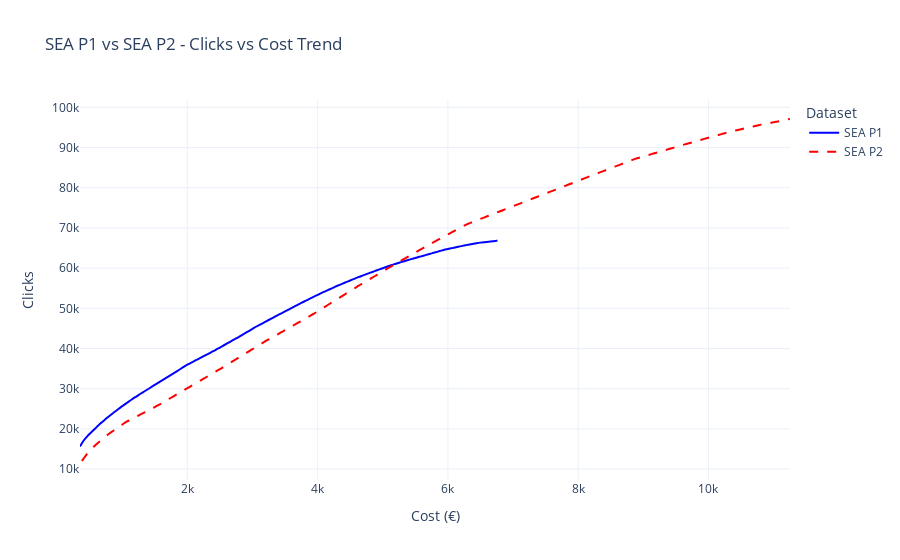
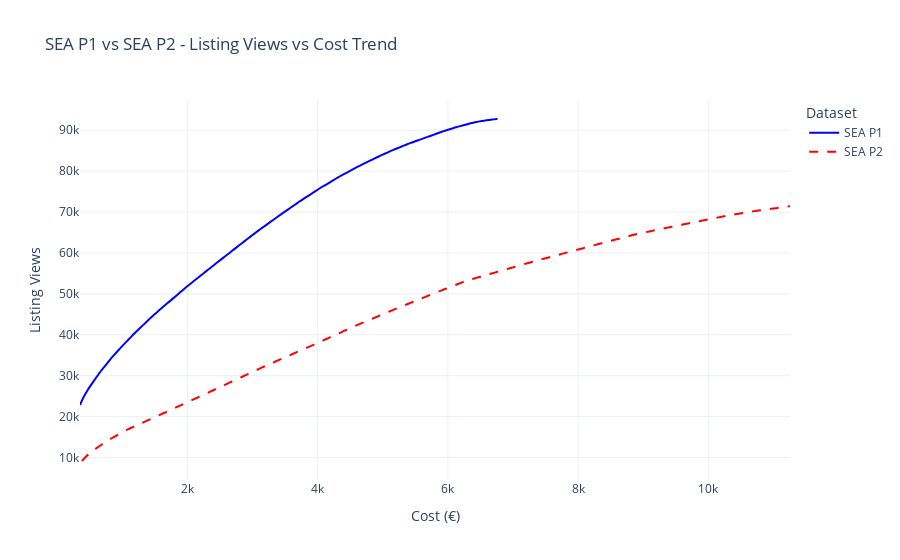
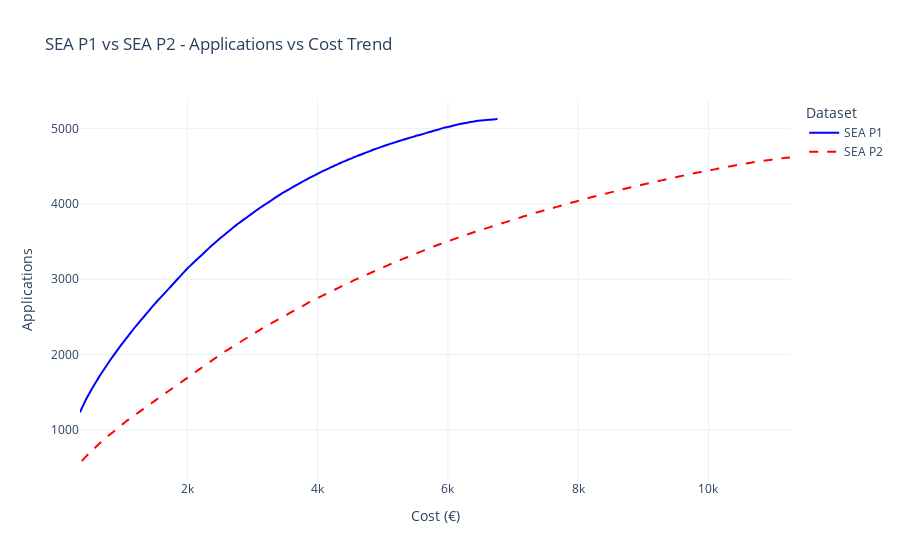
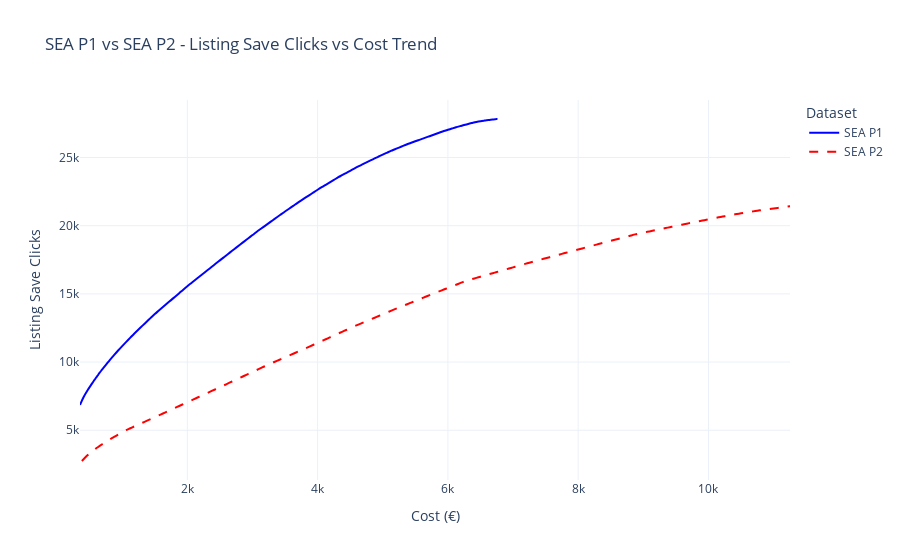

Notebook code for these charts, in order:
### Code cell
def compare_sea_p1_p2_trend(df1, df2, title_prefix):
    for col in df1.columns:
        if col != 'Cost':  # Exclude Cost from being plotted against itself
            fig = go.Figure()
            # Plot SEA P1 as a smooth trend line
            fig.add_trace(go.Scatter(
                x=df1['Cost'],
                y=df1[col],
                mode='lines',  # Use only lines for a clean trend line look
                name='SEA P1',
                line=dict(color='blue', shape='spline', width=2)
            ))
            # Plot SEA P2 as a smooth trend line
            fig.add_trace(go.Scatter(
                x=df2['Cost'],
                y=df2[col],
                mode='lines',  # Use only lines for a clean trend line look
                name='SEA P2',
                line=dict(color='red', dash='dash', shape='spline', width=2)
            ))
            
            # Update layout for an aesthetic, interactive presentation
            fig.update_layout(
                title=f"{title_prefix} - {col} vs Cost Trend",
                xaxis_title="Cost (€)",
                yaxis_title=col,
                template="plotly_white",
                legend_title="Dataset",
                hovermode="x unified"
            )
            fig.show()

# Example usage:
compare_sea_p1_p2_trend(df_seap1, df_seap2, "SEA P1 vs SEA P2")

### Figure 1 — Plotly figure (JSON) as saved in the notebook; plotly's stock layout.template omitted (floating-point values rounded to 4 significant figures; data arrays with more than 128 entries replaced by an {"elided": "..."} marker saying what was removed)
{"data": [{"line": {"color": "blue", "shape": "spline", "width": 2}, "mode": "lines", "name": "SEA P1", "type": "scatter", "x": {"elided": "260 int values"}, "y": {"elided": "260 int values"}}, {"line": {"color": "red", "dash": "dash", "shape": "spline", "width": 2}, "mode": "lines", "name": "SEA P2", "type": "scatter", "x": {"elided": "260 int values"}, "y": {"elided": "260 int values"}}], "layout": {"autosize": true, "hovermode": "x unified", "legend": {"title": {"text": "Dataset"}}, "title": {"text": "SEA P1 vs SEA P2 - Clicks vs Cost Trend"}, "xaxis": {"autorange": true, "range": [352, 11252], "title": {"text": "Cost (€)"}, "type": "linear"}, "yaxis": {"autorange": true, "range": [7286.0, 101800.0], "title": {"text": "Clicks"}, "type": "linear"}}}

### Figure 2 — Plotly figure (JSON) as saved in the notebook; plotly's stock layout.template omitted (floating-point values rounded to 4 significant figures; data arrays with more than 128 entries replaced by an {"elided": "..."} marker saying what was removed)
{"data": [{"line": {"color": "blue", "shape": "spline", "width": 2}, "mode": "lines", "name": "SEA P1", "type": "scatter", "x": {"elided": "260 int values"}, "y": {"elided": "260 int values"}}, {"line": {"color": "red", "dash": "dash", "shape": "spline", "width": 2}, "mode": "lines", "name": "SEA P2", "type": "scatter", "x": {"elided": "260 int values"}, "y": {"elided": "260 int values"}}], "layout": {"autosize": true, "hovermode": "x unified", "legend": {"title": {"text": "Dataset"}}, "title": {"text": "SEA P1 vs SEA P2 - Listing Views vs Cost Trend"}, "xaxis": {"autorange": true, "range": [352, 11252], "title": {"text": "Cost (€)"}, "type": "linear"}, "yaxis": {"autorange": true, "range": [4502.0, 97390.0], "title": {"text": "Listing Views"}, "type": "linear"}}}

### Figure 3 — Plotly figure (JSON) as saved in the notebook; plotly's stock layout.template omitted (floating-point values rounded to 4 significant figures; data arrays with more than 128 entries replaced by an {"elided": "..."} marker saying what was removed)
{"data": [{"line": {"color": "blue", "shape": "spline", "width": 2}, "mode": "lines", "name": "SEA P1", "type": "scatter", "x": {"elided": "260 int values"}, "y": {"elided": "260 int values"}}, {"line": {"color": "red", "dash": "dash", "shape": "spline", "width": 2}, "mode": "lines", "name": "SEA P2", "type": "scatter", "x": {"elided": "260 int values"}, "y": {"elided": "260 int values"}}], "layout": {"autosize": true, "hovermode": "x unified", "legend": {"title": {"text": "Dataset"}}, "title": {"text": "SEA P1 vs SEA P2 - Applications vs Cost Trend"}, "xaxis": {"autorange": true, "range": [352, 11252], "title": {"text": "Cost (€)"}, "type": "linear"}, "yaxis": {"autorange": true, "range": [334.7, 5380.0], "title": {"text": "Applications"}, "type": "linear"}}}

### Figure 4 — Plotly figure (JSON) as saved in the notebook; plotly's stock layout.template omitted (floating-point values rounded to 4 significant figures; data arrays with more than 128 entries replaced by an {"elided": "..."} marker saying what was removed)
{"data": [{"line": {"color": "blue", "shape": "spline", "width": 2}, "mode": "lines", "name": "SEA P1", "type": "scatter", "x": {"elided": "260 int values"}, "y": {"elided": "260 int values"}}, {"line": {"color": "red", "dash": "dash", "shape": "spline", "width": 2}, "mode": "lines", "name": "SEA P2", "type": "scatter", "x": {"elided": "260 int values"}, "y": {"elided": "260 int values"}}], "layout": {"autosize": true, "hovermode": "x unified", "legend": {"title": {"text": "Dataset"}}, "title": {"text": "SEA P1 vs SEA P2 - Listing Save Clicks vs Cost Trend"}, "xaxis": {"autorange": true, "range": [352, 11252], "title": {"text": "Cost (€)"}, "type": "linear"}, "yaxis": {"autorange": true, "range": [1350.0, 29220.0], "title": {"text": "Listing Save Clicks"}, "type": "linear"}}}
